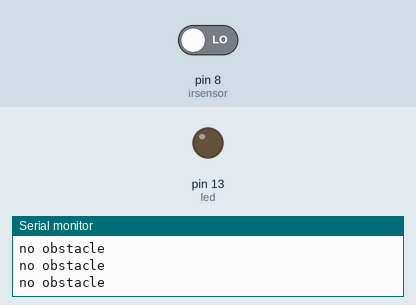
Bench run of a sketch on a simulated Arduino Uno, built with avr-gcc and run on an emulated ATmega328P. On the bench: output pins drawn as LEDs (lit = HIGH), the last lines printed to the serial monitor. Inputs (shaded band) come from the test bench; at power-on: pin 8 (irsensor) LOW. Pins used as bus, display or sensor lines are not drawn.

Above: at 3.2 s.
3.3 s: pin 8 (irsensor) driven HIGH
At 4.2 s:
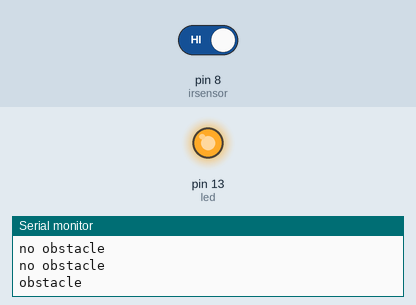
Timing chart, 0 to 13.8 s (numbered marks = the images above; inputs shaded):
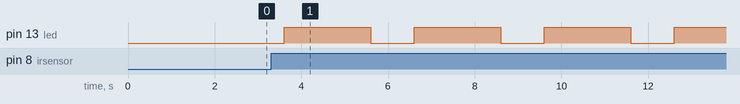

The sketch:

sgzsg.ino
```cpp
int irsensor = 8;
int led=13;
int lcd=6;

void setup() {
  // put your setup code here, to run once:
pinMode(irsensor ,INPUT);
pinMode(led,OUTPUT);
pinMode(lcd,OUTPUT);
Serial.begin(9600);
}

void loop() {
  // put your main code here, to run repeatedly:
 int a;
  a=digitalRead(irsensor);

  if(a==HIGH)
  {
    while(1){
    Serial.println("obstacle");
    digitalWrite(13,1);
    delay(1000);
    digitalWrite(6,1);
    delay(1000);
    digitalWrite(13,0);
    delay(1000);
    digitalWrite(6,0);

  }}
  else
  {
    Serial.println("no obstacle");
    digitalWrite(13,0);
    delay(1000);
    digitalWrite(6,0);

  }
  delay(200);

}
```

Measured:
- after the input at 3.3 s, pin 13 (led): alternates HIGH for 2.0 s and LOW for 1.0 s, starting after 0.30 s
